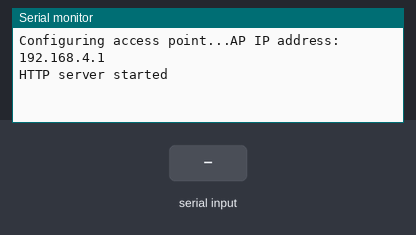
Recording of a sketch running on a simulated ESP8266 (NodeMCU). Parts: the last lines printed to the serial monitor. The inputs (shaded band) are chosen by the test bench.

Above: at 2.2 s.
2.3 s: "1\n" received over Serial
At 3.0 s:
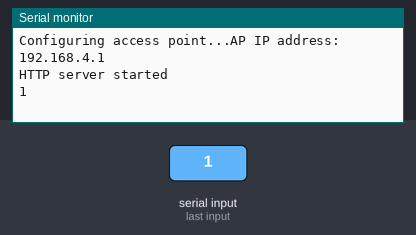
3.8 s: "0\n" received over Serial
At 4.2 s:
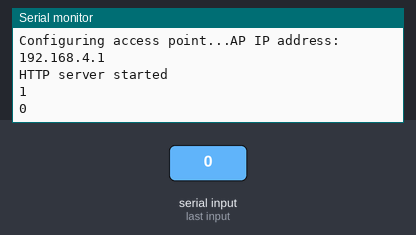

Measured:
- after the input at 2.3 s, the serial monitor: prints a new line at once (image 1)
- after the input at 3.8 s, the serial monitor: prints a new line at once (image 2)

The sketch:

GPS.ino
```cpp
#include <ESP8266WiFi.h>
#include <WiFiClient.h>
#include <ESP8266WebServer.h>

#ifndef APSSID
#define APSSID "ESPap"
#define APPSK  "thereisnospoon"
#endif

String buff;
String app;
String coords;
String in;
int i = 0;

char byteArray[11520];


const char *ssid = "ESP_not_for_you!";
const char *password = "password!";

ESP8266WebServer server(80);

void handleRoot() {
  server.send(200, "text/html", "<h1>"+String("GPS: ") + String(coords)+"</h1>");
   //server.send(200, "text/html", "<h1>"+String("GPS: ") + String(coords)+"</h1>");
}

void uwu(){
  server.send(200, "text/html", "<h1>uwu</h1>");
}


void setup() {

  delay(1000);
  Serial.begin(9600);
  Serial.println();
  Serial.print("Configuring access point...");
  /* You can remove the password parameter if you want the AP to be open. */
  WiFi.softAP(ssid, password);

  IPAddress myIP = WiFi.softAPIP();
  Serial.print("AP IP address: ");
  Serial.println(myIP);
  server.on("/", handleRoot);
  server.on("/uwu", uwu);
  server.begin();
  Serial.println("HTTP server started");


}

void loop() {
  server.handleClient();
  //Serial.print(Serial.read());

if (Serial.available()) { //reads uart when available
    coords = Serial.readStringUntil('\n');    //reads untill new line
    Serial.println(coords); //prints what it sees
    delay(1);
  }
}
```
